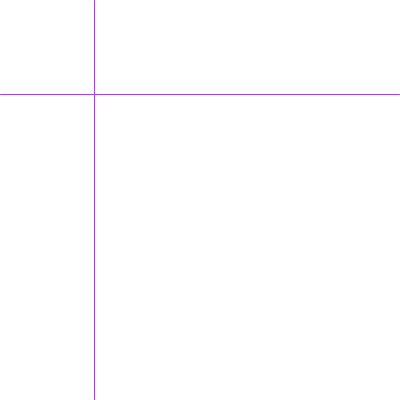
Frame 1 (no input)
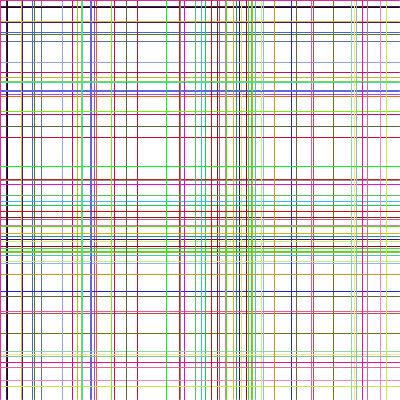
Frame 60 (the mouse pressed at the canvas centre just before this capture)
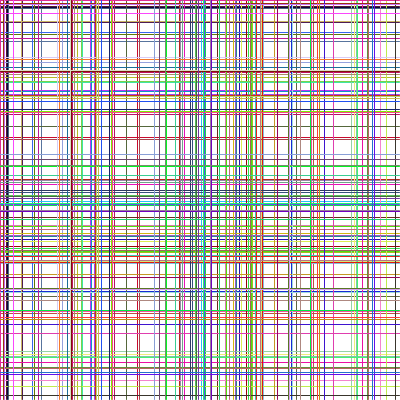
Frame 120 (the mouse held since frame 60 and released just before this capture)

The Processing sketch that drew these frames (run headless with seeded random() and noise(); from frame 60 on, the mouse is pressed at the canvas centre):

// Processing sketch: processing_183753
// ── processing_183753.pde

void setup () { 
  background(255);
  size (400, 400);
}

void draw () {

  stroke(random(255), random(255), random(255));

  float distance_top = random(400);

  line(0, distance_top, 399, distance_top);


  line(distance_top, 0, distance_top, 399);
}
